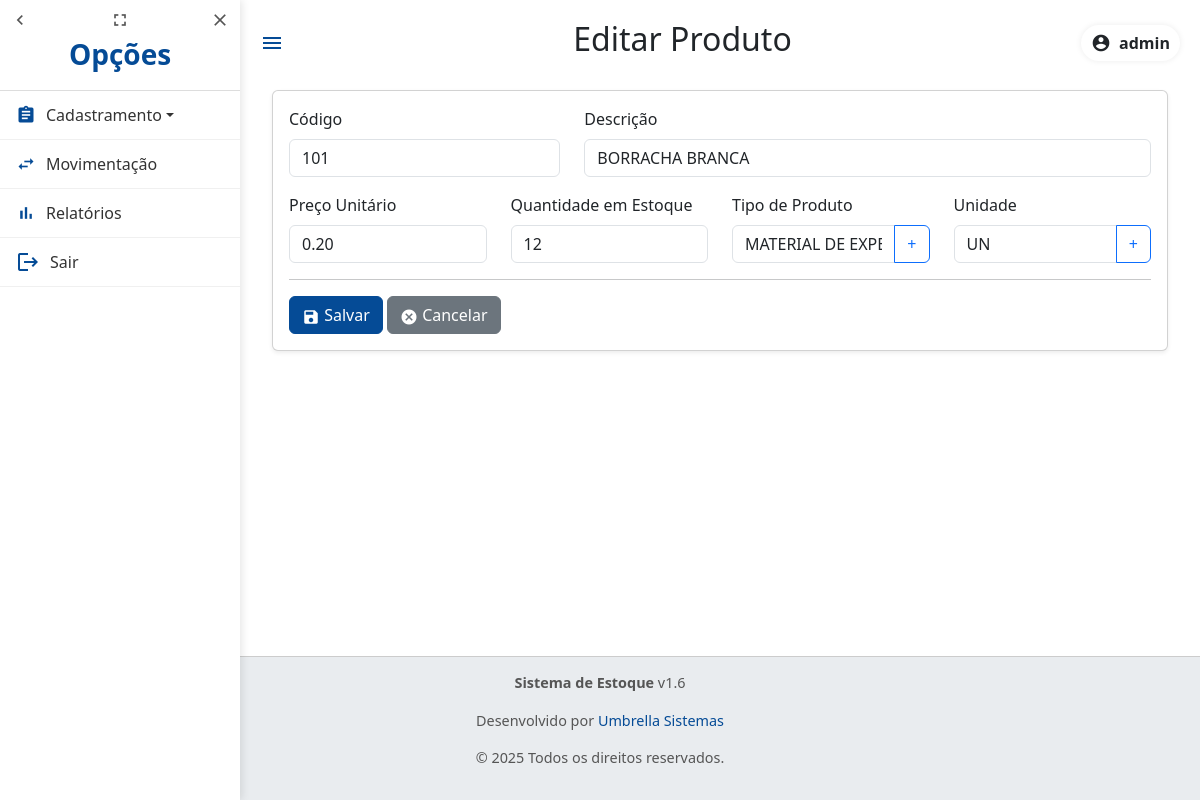
Screenshot of /produtos/12/editar/ (signed in) with the database file from the repository.
### estoque/models.py (models this page shows, shortened)
class Produto(models.Model):
    codigo = models.CharField(
        max_length=20,
        unique=True,
        verbose_name="Código"
    )
    descricao = models.CharField(
        max_length=255,
        verbose_name="Descrição"
    )
    preco = models.DecimalField(
        max_digits=10,
        decimal_places=2,
        verbose_name="Preço Unitário"
    )
    quantidade_estoque = models.PositiveIntegerField(
        verbose_name="Quantidade em Estoque"
    )
    tipo_produto = models.ForeignKey(
        TipoProduto,
        on_delete=models.PROTECT,
        related_name="fk_produto_tipo",
        verbose_name="Tipo de Produto"
    )
    unidade = models.ForeignKey(
        Unidade,
        on_delete=models.PROTECT,
        related_name="unidades",
        verbose_name="Unidade"
    )
    is_excluido = models.BooleanField(
        default=False,
        verbose_name="Excluído"
    )
    class Meta:
        verbose_name = "Produto"
        verbose_name_plural = "Produtos"
        ordering = ['descricao']

### estoque/views.py (the view)
# urls.py: path('produtos/<int:pk>/editar/', views.produto_update, name='produto_update'),
@login_required
def produto_update(request, pk):
    produto = get_object_or_404(Produto, pk=pk)
    if request.method == 'POST':
        form = ProdutoForm(request.POST, instance=produto)
        if form.is_valid():
            form.save()
            messages.success(request, f'Produto {produto.descricao} foi atualizado com sucesso!')
            return redirect('produto_list')
        else:
            messages.error(request, 'Corrija os erros abaixo.')
    else:
        form = ProdutoForm(instance=produto)
    return render(request, 'produto_form.html', {'form': form, 'acao': 'Editar'})

### estoque/forms.py (shortened to what this page needs)
class ProdutoForm(forms.ModelForm):
    novo_tipo = forms.CharField(
        required=False,
        label="Novo Tipo de Produto",
        widget=forms.TextInput(attrs={'class': 'form-control', 'placeholder': 'Digite para criar um novo tipo'})
    )
    nova_unidade = forms.CharField(
        required=False,
        label="Nova Unidade",
        widget=forms.TextInput(attrs={'class': 'form-control', 'placeholder': 'Digite para criar uma nova unidade'})
    )
    class Meta:
        model = Produto
        fields = ['codigo', 'descricao', 'preco', 'quantidade_estoque', 'tipo_produto', 'novo_tipo', 'unidade', 'nova_unidade']
        widgets = {
            'codigo': forms.TextInput(attrs={'class': 'form-control'}),
            'descricao': forms.TextInput(attrs={'class': 'form-control'}),
            'preco': forms.NumberInput(attrs={'class': 'form-control', 'step': '0.01'}),
            'quantidade_estoque': forms.NumberInput(attrs={'class': 'form-control'}),
            'tipo_produto': forms.Select(attrs={'class': 'form-control'}),
            'unidade': forms.Select(attrs={'class': 'form-control'}),
        }

### estoque/models.py (called while the page is built)
    def __str__(self):
        return self.nome

    def __str__(self):
        return self.nome

### templates/produto_form.html (shortened to what this page needs)
{% extends 'base.html' %}
{% block page_title %}{{ acao }} Produto{% endblock %}
{% block content %}
<div class="container mt-4">
    <div class="card shadow-sm">
        <div class="card-body">
            <form method="post" novalidate>
                <div class="row mb-3">
                    <div class="col-md-4">
                        <label for="{{ form.codigo.id_for_label }}" class="form-label">{{ form.codigo.label }}</label>
                        {{ form.codigo }}
                    </div>
                    <div class="col-md-8">
                        <label for="{{ form.descricao.id_for_label }}" class="form-label">{{ form.descricao.label }}</label>
                        {{ form.descricao }}
                    </div>
                </div>
                <div class="row mb-3">
                    <div class="col-md-3">
                        <label for="{{ form.preco.id_for_label }}" class="form-label">{{ form.preco.label }}</label>
                        {{ form.preco }}
                    </div>
                    <div class="col-md-3">
                        <label for="{{ form.quantidade_estoque.id_for_label }}" class="form-label">{{ form.quantidade_estoque.label }}</label>
                        {{ form.quantidade_estoque }}
                    </div>
                    <div class="col-md-3">
                        <label for="{{ form.tipo_produto.id_for_label }}" class="form-label">{{ form.tipo_produto.label }}</label>
                        <div class="input-group">
                            {{ form.tipo_produto }}
                            <button type="button" class="btn btn-outline-primary" data-bs-toggle="modal" data-bs-target="#modalTipoProduto">+</button>
                        </div>
                    </div>
                    <div class="col-md-3">
                        <label for="{{ form.unidade.id_for_label }}" class="form-label">{{ form.unidade.label }}</label>
                        <div class="input-group">
                            {{ form.unidade }}
                            <button type="button" class="btn btn-outline-primary" data-bs-toggle="modal" data-bs-target="#modalUnidade">+</button>
                        </div>
                    </div>
                </div>
                <hr>
                <button type="submit" class="btn btn-success">
                    <span class="material-icons" style="vertical-align: middle;">save</span> Salvar
                </button>
                <a href="{% url 'produto_list' %}" class="btn btn-secondary">
                    <span class="material-icons" style="vertical-align: middle;">cancel</span> Cancelar
                </a>
            </form>
        </div>
    </div>
</div>
{% endblock %}

### templates/base.html (shortened to what this page needs)
{% load static %}
<!DOCTYPE html>
<html lang="pt-BR">
<head>
    <link rel="stylesheet" href="{% static 'css/style.css' %}">
    <link href="https://cdn.jsdelivr.net/npm/bootstrap@5.3.2/dist/css/bootstrap.min.css" rel="stylesheet">
</head>
<body>
<nav id="sidebar" class="sidebar">
    <div class="sidebar-header">
        <div class="menu-buttons">
            <span class="material-icons" onclick="toggleSidebar()">chevron_left</span>
            <span class="material-icons" onclick="expandSidebar()">fullscreen</span>
            <span class="material-icons" onclick="closeSidebar()">close</span>
        </div>
        <h3 class="logo-text">Opções</h3>
    </div>
    <ul class="menu">
        <li class="dropdown">
            <a href="#" class="dropdown-toggle" data-bs-toggle="dropdown">
                <span class="material-icons">assignment</span> Cadastramento
            </a>
        </li>
        <li>
            <a href="{% url 'produto_list' %}"><span class="material-icons">swap_horiz</span> Movimentação</a>
        </li>
        <li>
            <a href="{% url 'produto_list' %}"><span class="material-icons">bar_chart</span> Relatórios</a>
        </li>
        <li>
            <form method="post" action="{% url 'logout' %}" class="d-flex">
                <button type="submit" class="btn-logout">
                    <span class="material-icons">logout</span> Sair
                </button>
            </form>
        </li>
    </ul>
</nav>
<div class="content">
    <header class="app-header">
        <span class="material-icons hamburger" onclick="toggleSidebar()">menu</span>
        <h2>{% block page_title %}{% endblock %}</h2>
        <div class="user-bar">
            {% if request.user.is_authenticated %}
                <div class="user-chip">
                    <span class="material-icons">account_circle</span>
                    <span class="user-name">
                        {{ request.user.get_full_name|default:request.user.username }}
                    </span>
                </div>
            {% else %}
                <a href="{% url 'login' %}" class="btn btn-sm btn-primary">Entrar</a>
            {% endif %}
        </div>
    </header>
    <main>
        {% block content %}{% endblock %}
    </main>
</div>
<footer class="main-footer">
    <p><strong>Sistema de Estoque</strong> v1.6</p>
    <p>Desenvolvido por <a href="https://www.suaempresa.com.br" target="_blank">Umbrella Sistemas</a></p>
    <p>&copy; 2025 Todos os direitos reservados.</p>
</footer>
</body>
</html>

### static/css/style.css (style rules this page uses)
body { margin: 0; font-family: "Segoe UI", Arial, sans-serif; background-color: #f8f9fa; }
.sidebar { position: fixed; top: 0; left: 0; width: 240px; height: 100%; background: #ffffff; box-shadow: 2px 0 8px rgba(0,0,0,0.1); transition: width 0.3s ease, transform 0.3s ease; z-index: 1000; display: flex; flex-direction: column; }
.sidebar-header { padding: 10px; border-bottom: 1px solid #ddd; display: flex; flex-direction: column; align-items: center; }
.menu-buttons { display: flex; justify-content: space-between; width: 100%; }
.menu-buttons .material-icons { cursor: pointer; font-size: 20px; color: #555; transition: color 0.2s; }
.logo-text { margin-top: 8px; font-weight: bold; color: #054b96; }
.menu { list-style: none; padding: 0; margin: 0; flex: 1; }
.menu li { border-bottom: 1px solid #f0f0f0; }
.menu li a { display: flex; align-items: center; padding: 12px 16px; text-decoration: none; color: #333; font-weight: 500; transition: background 0.2s ease; }
.menu li a .material-icons { margin-right: 10px; font-size: 20px; color: #054b96; }
.content { margin-left: 240px; transition: margin-left 0.3s ease; padding: 20px; }
.hamburger { display: none; font-size: 28px; background: none; border: none; cursor: pointer; color: #054b96; }
.btn-success { background-color: #054b96 !important; border-color: #054b96 !important; color: white !important; }
.btn-logout { background: none; border: none; padding: 12px 16px; font: inherit; color: #333; cursor: pointer; display: flex; align-items: center; width: 100%; text-align: left; }
.btn-logout .material-icons { margin-right: 10px; color: #054b96; }
.btn .material-icons { font-size: 18px; vertical-align: middle; line-height: 1; }
html, body { height: 100%; }
body { display: flex; flex-direction: column; }
.content { flex: 1; }
.main-footer { padding: 15px; text-align: center; border-top: 1px solid #ccc; font-size: 0.9em; color: #555; background-color: #e9ecef; }
.main-footer a { color: #054b96; text-decoration: none; }
.app-header { display: flex; align-items: center; justify-content: space-between; gap: .75rem; }
.user-bar { display: flex; align-items: center; }
.user-chip { display: flex; align-items: center; gap: .5rem; background: #fff; padding: 6px 10px; border-radius: 999px; box-shadow: 0 0 6px rgba(0,0,0,0.08); }
.user-chip .material-icons { font-size: 20px; }
.user-name { font-weight: 600; }

### rows the page displays
Produto: codigo "101", descricao "BORRACHA BRANCA", preco "0.20", quantidade_estoque "12", tipo_produto "MATERIAL DE EXPEDIENTE", unidade "UN"

### other values shown
{{ acao }} "Editar"
{{ request.user.get_full_name|default:request.user.username }} "admin"
